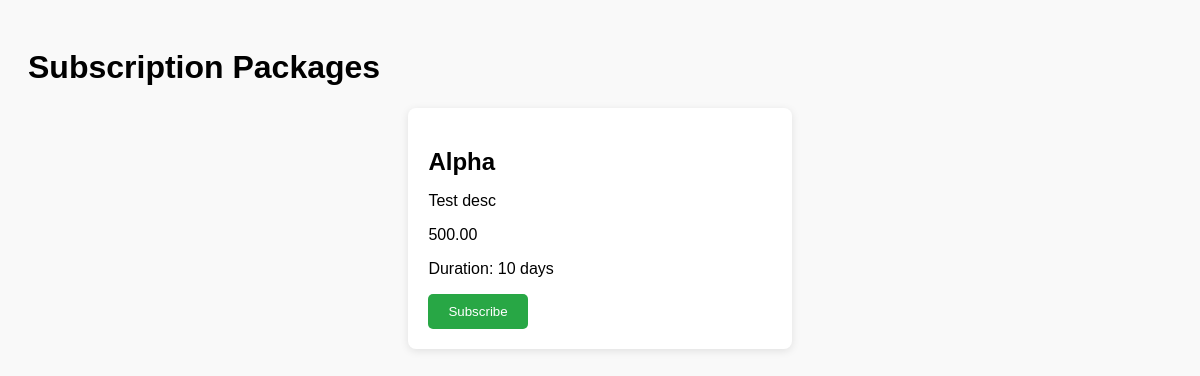
Before: / with the older database file.
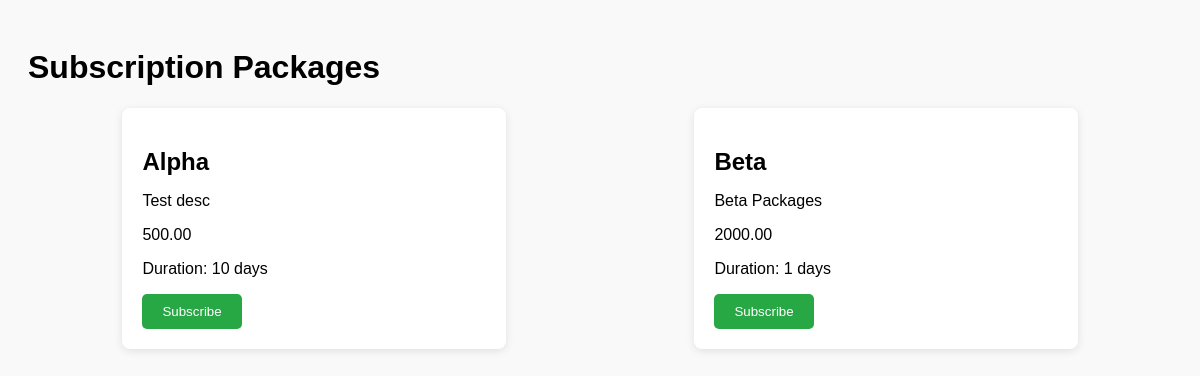
After: the same page with the newer database file.
### myapp/models.py (models this page shows, shortened)
class Package(models.Model):
    title = models.CharField(max_length=100)
    description = models.TextField()
    duration = models.IntegerField()  # Duration in days
    ammount = models.DecimalField(decimal_places=2, max_digits=10, default=0)

### myapp/views.py (the view)
# urls.py: path('', views.package_list, name='package_list'),
def package_list(request):
    packages = Package.objects.all()
    return render(request, "package_list.html", {"packages": packages})

### myapp/templates/package_list.html (shortened to what this page needs)
<!DOCTYPE html>
<html lang="en">
<head>
</head>
<body>
    <h1>Subscription Packages</h1>
    <div class="container">
        {% for package in packages %}
        <div class="card">
            <h2>{{ package.title }}</h2>
            <p>{{ package.description }}</p>
            <p>{{package.ammount}}</p>
            <p>Duration: {{ package.duration }} days</p>
            <a href="{% url 'subscribe' package.id %}"><button>Subscribe</button></a>
        </div>
        {% endfor %}
    </div>
</body>
</html>

### myapp/templates/package_list.html (style rules this page uses)
body { font-family: Arial, sans-serif; background-color: #f9f9f9; padding: 20px; }
.container { display: flex; justify-content: space-around; }
.card { background-color: #fff; padding: 20px; border-radius: 8px; width: 30%; box-shadow: 0 2px 8px rgba(0, 0, 0, 0.1); }
h2 { font-size: 24px; margin-bottom: 10px; }
p { font-size: 16px; }
button { background-color: #28a745; color: white; padding: 10px 20px; border: none; border-radius: 5px; cursor: pointer; }

Changed rows visible on the page:
added Package: title "Beta", description "Beta Packages", ammount "2000.00", duration "1"
